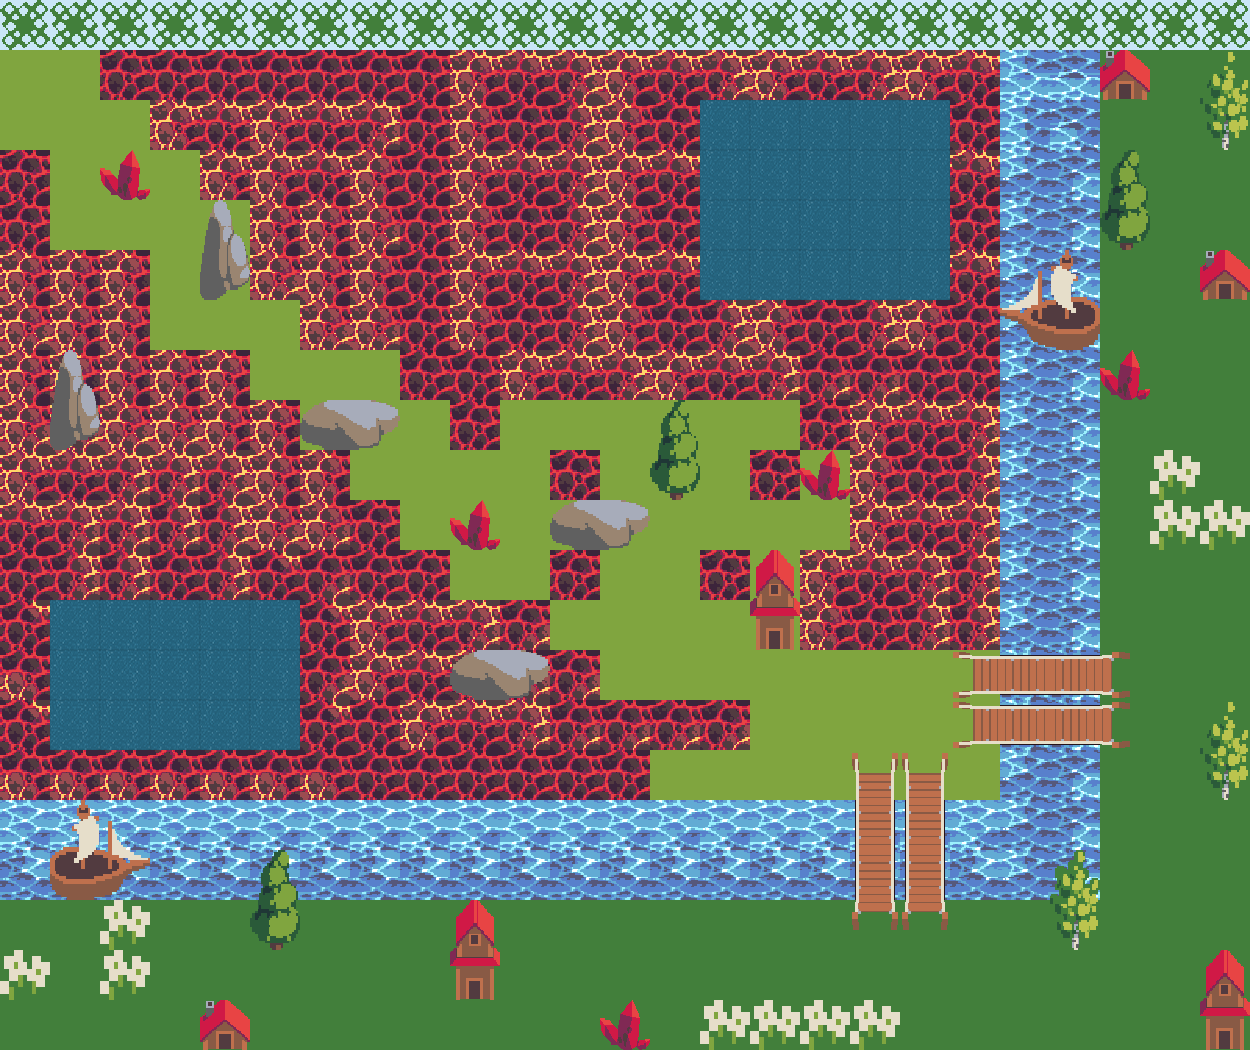

This game map was drawn from its Tiled (.tmx) file and the tilesets committed beside it. A one-line description and the full map source follow:
An orthogonal 25x21 tile map with 50x50 px tiles, 3 tile layers (Слой тайлов 1, Слой тайлов 2, Слой тайлов 3), 12 tilesets.

<map version="1.4" tiledversion="2020.12.18" orientation="orthogonal" renderorder="right-down" width="25" height="21" tilewidth="50" tileheight="50" infinite="0" nextlayerid="4" nextobjectid="1">
 <tileset firstgid="1" source="Map_tiles.tsx" />
 <tileset firstgid="145" source="water_2.tsx" />
 <tileset firstgid="146" source="tiles.tsx" />
 <tileset firstgid="246" source="rock1.tsx" />
 <tileset firstgid="248" source="2.tsx" />
 <tileset firstgid="250" source="crystal.tsx" />
 <tileset firstgid="251" source="4.tsx" />
 <tileset firstgid="253" source="tree2.tsx" />
 <tileset firstgid="255" source="Ship1.tsx" />
 <tileset firstgid="259" source="1.tsx" />
 <tileset firstgid="260" source="tree1.tsx" />
 <tileset firstgid="262" source="10.tsx" />
 <layer id="1" name="Слой тайлов 1" width="25" height="21">
  <data encoding="csv">
89,89,89,89,89,89,89,89,89,89,89,89,89,89,89,89,89,89,89,89,89,89,89,89,89,
23,23,110,110,110,110,110,110,110,97,98,99,97,98,99,97,98,99,97,98,2,3,17,17,17,
23,23,23,97,98,97,98,99,110,109,110,111,109,110,145,145,145,145,145,110,14,15,17,17,17,
110,23,23,23,97,97,98,109,110,97,98,99,97,98,145,145,145,145,145,98,26,27,17,17,17,
110,23,23,23,23,109,109,121,110,109,110,111,109,110,145,145,145,145,145,110,26,27,17,17,17,
109,109,109,23,23,121,109,109,110,97,98,99,97,98,145,145,145,145,145,98,26,27,17,17,17,
121,109,109,23,23,23,121,121,110,109,110,111,109,110,111,109,110,111,109,110,26,27,17,17,17,
109,109,109,109,109,23,23,23,110,110,97,98,99,97,98,99,100,100,110,110,26,27,17,17,17,
121,121,121,121,109,109,23,23,23,110,23,23,23,23,23,23,110,97,98,99,26,27,17,17,17,
97,98,99,99,99,109,109,23,23,23,23,110,23,23,23,110,23,109,110,111,26,27,17,17,17,
98,99,99,111,111,121,121,110,23,23,23,23,23,23,23,23,23,97,98,99,26,27,17,17,17,
110,111,111,110,111,112,100,110,110,23,23,110,23,23,110,23,97,98,99,111,26,27,17,17,17,
112,145,145,145,145,145,112,97,98,99,100,23,23,23,23,23,109,110,111,111,26,27,17,17,17,
124,145,145,145,145,145,100,97,98,99,100,100,23,23,23,23,23,23,23,23,26,27,17,17,17,
112,145,145,145,145,145,112,110,97,98,99,100,100,100,100,23,23,23,23,23,26,27,17,17,17,
124,124,124,124,124,124,124,110,110,110,110,110,110,23,23,23,23,23,23,23,26,27,17,17,17,
13,13,13,13,13,13,13,13,13,13,13,13,13,13,13,13,13,13,13,13,26,27,17,17,17,
25,25,25,25,25,25,25,25,25,25,25,25,25,25,25,25,25,25,25,25,26,27,17,17,17,
17,17,17,17,17,17,17,17,17,17,17,17,17,17,17,17,17,17,17,17,17,17,17,17,17,
17,17,17,17,17,17,17,17,17,17,17,17,17,17,17,17,17,17,17,17,17,17,17,17,17,
17,17,17,17,17,17,17,17,17,17,17,17,17,17,17,17,17,17,17,17,17,17,17,17,17
</data>
 </layer>
 <layer id="2" name="Слой тайлов 2" width="25" height="21">
  <data encoding="csv">
0,0,0,0,0,0,0,0,0,0,0,0,0,0,0,0,0,0,0,0,0,0,0,0,0,
144,144,144,144,144,144,144,144,144,144,144,144,144,144,144,144,144,144,144,144,0,0,259,144,253,
144,144,144,144,144,144,144,144,144,144,144,144,144,144,0,0,0,0,0,144,0,0,144,144,254,
144,144,250,144,144,144,144,144,144,144,144,144,144,144,0,0,0,0,0,144,0,0,260,144,144,
144,144,144,144,246,144,144,144,144,144,144,144,144,144,0,0,0,0,0,144,0,0,261,144,144,
144,144,144,144,247,144,144,144,144,144,144,144,144,144,0,0,0,0,0,144,0,0,144,144,259,
144,144,144,144,144,144,144,144,144,144,144,144,144,144,144,144,144,144,144,144,0,0,144,144,144,
144,246,144,144,144,144,144,144,144,144,144,144,144,144,144,144,144,144,144,144,0,0,250,144,144,
144,247,144,144,144,144,248,249,144,144,144,144,144,260,144,144,144,144,144,144,0,0,144,144,144,
144,144,144,144,144,144,144,144,144,144,144,144,144,261,144,144,250,144,144,144,0,0,144,262,144,
144,144,144,144,144,144,144,144,144,250,144,248,249,144,144,144,144,144,144,144,0,0,144,262,262,
144,144,144,144,144,144,144,144,144,144,144,144,144,144,144,251,144,144,144,144,0,0,144,144,144,
144,0,0,0,0,0,144,144,144,144,144,144,144,144,144,252,144,144,144,144,0,0,144,144,144,
144,0,0,0,0,0,144,144,144,248,249,144,144,144,144,144,144,144,144,144,0,0,144,144,144,
144,0,0,0,0,0,144,144,144,144,144,144,144,144,144,144,144,144,144,144,0,0,144,144,253,
144,144,144,144,144,144,144,144,144,144,144,144,144,144,144,144,144,144,144,144,0,0,144,144,254,
0,255,256,0,0,0,0,0,0,0,0,0,0,0,0,0,0,144,144,0,0,0,144,144,144,
0,257,258,0,0,260,0,0,0,0,0,0,0,0,0,0,0,144,144,0,0,253,144,144,144,
144,144,262,144,144,261,144,144,144,251,144,144,144,144,144,144,144,144,144,144,144,254,144,144,144,
262,144,262,144,144,144,144,144,144,252,144,144,144,144,144,144,144,144,144,144,144,144,144,144,251,
144,144,144,144,259,144,144,144,144,144,144,144,250,144,262,262,262,262,144,144,144,144,144,144,252
</data>
 </layer>
 <layer id="3" name="Слой тайлов 3" width="25" height="21">
  <data encoding="csv">
0,0,0,0,0,0,0,0,0,0,0,0,0,0,0,0,0,0,0,0,0,0,0,0,0,
0,0,0,0,0,0,0,0,0,0,0,0,0,0,0,0,0,0,0,0,0,0,0,0,0,
0,0,0,0,0,0,0,0,0,0,0,0,0,0,0,0,0,0,0,0,0,0,0,0,0,
0,0,0,0,0,0,0,0,0,0,0,0,0,0,0,0,0,0,0,0,0,0,0,0,0,
0,0,0,0,0,0,0,0,0,0,0,0,0,0,0,0,0,0,0,0,0,0,0,0,0,
0,0,0,0,0,0,0,0,0,0,0,0,0,0,0,0,0,0,0,0,2147483904,2147483903,0,0,0,
0,0,0,0,0,0,0,0,0,0,0,0,0,0,0,0,0,0,0,0,2147483906,2147483905,0,0,0,
0,0,0,0,0,0,0,0,0,0,0,0,0,0,0,0,0,0,0,0,0,0,0,0,0,
0,0,0,0,0,0,0,0,0,0,0,0,0,0,0,0,0,0,0,0,0,0,0,0,0,
0,0,0,0,0,0,0,0,0,0,0,0,0,0,0,0,0,0,0,0,0,0,0,0,0,
0,0,0,0,0,0,0,0,0,0,0,0,0,0,0,0,0,0,0,0,0,0,0,0,0,
0,0,0,0,0,0,0,0,0,0,0,0,0,0,0,0,0,0,0,0,0,0,0,0,0,
0,0,0,0,0,0,0,0,0,0,0,0,0,0,0,0,0,0,0,0,0,0,0,0,0,
0,0,0,0,0,0,0,0,0,0,0,0,0,0,0,0,0,0,0,1610612866,1610612867,1610612867,1610612868,0,0,
0,0,0,0,0,0,0,0,0,0,0,0,0,0,0,0,0,0,0,1610612866,1610612867,1610612867,1610612868,0,0,
0,0,0,0,0,0,0,0,0,0,0,0,0,0,0,0,0,130,130,0,0,0,0,0,0,
0,255,256,0,0,0,0,0,0,0,0,0,0,0,0,0,0,131,131,0,0,0,0,0,0,
0,257,258,0,0,0,0,0,0,0,0,0,0,0,0,0,0,131,131,0,0,0,0,0,0,
0,0,0,0,0,0,0,0,0,0,0,0,0,0,0,0,0,132,132,0,0,0,0,0,0,
0,0,0,0,0,0,0,0,0,0,0,0,0,0,0,0,0,0,0,0,0,0,0,0,0,
0,0,0,0,0,0,0,0,0,0,0,0,0,0,0,0,0,0,0,0,0,0,0,0,0
</data>
 </layer>
</map>
